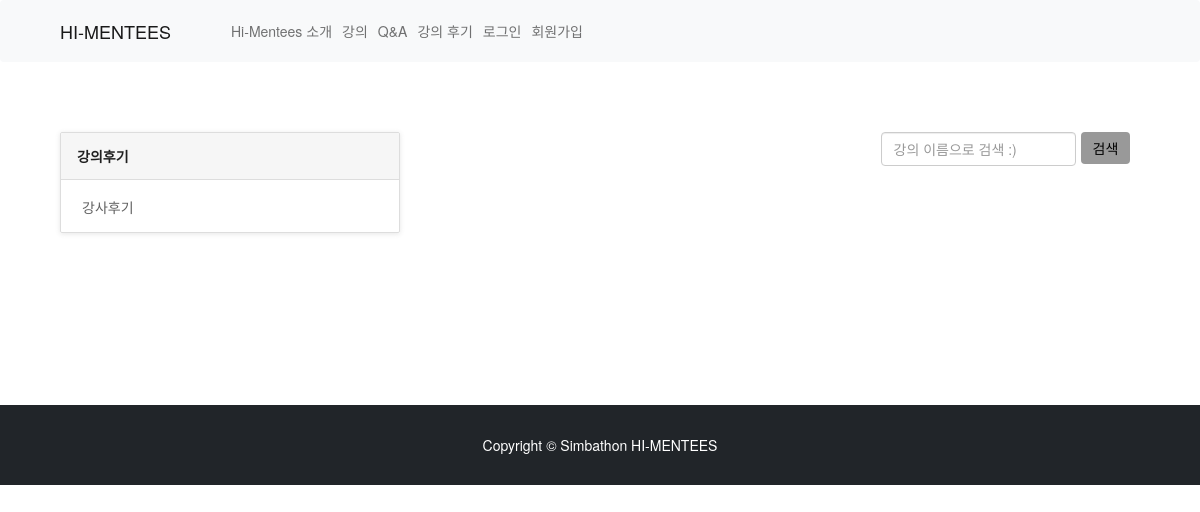
Before: /review/index/ with the older database file.
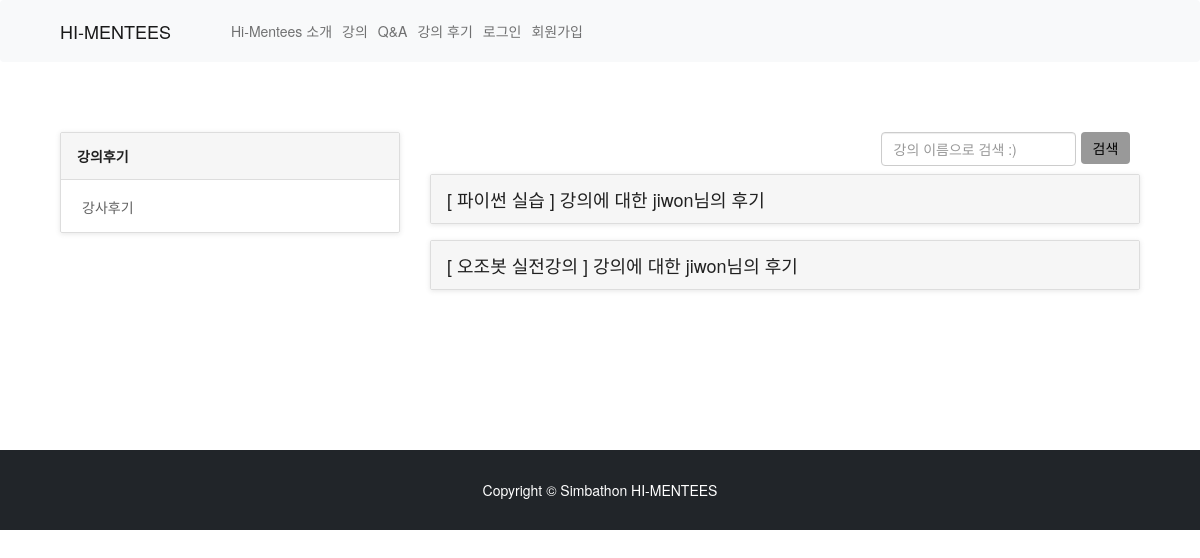
After: the same page with the newer database file.
### review/models.py (models this page shows)
class Review(models.Model):
    category_choice = (
        ('강사리뷰', '강사리뷰'),
        ('강의리뷰', '강의리뷰'),
    )
    category = models.CharField(max_length=10, choices=category_choice)
    lecture = models.ForeignKey(Lecture, on_delete=models.CASCADE, null=True, blank=True)
    teacher = models.ForeignKey(UserProfile, on_delete=models.CASCADE, null=True, blank=True)
    content = models.TextField()
    review_reg_date = models.DateTimeField(default=timezone.now, verbose_name="리뷰작성일")
    user = models.ForeignKey(settings.AUTH_USER_MODEL, on_delete=models.CASCADE, null=False, verbose_name="질문자")

### lecture/models.py (models this page shows, shortened)
class Lecture(models.Model):
    id=models.AutoField(primary_key=True)
    title=models.CharField(max_length=200)
    CATEGORY_CHOICE=(
        ('python','파이썬'),
        ('ozobot','오조봇'),
        ('entry','엔트리'),
        ('goorum','구름'),
        ('etc','기타'),
    )
    category = models.CharField(max_length=20,choices=CATEGORY_CHOICE, default="")
    body=models.TextField()
    LEVEL_CHOICE = (
    ('star1','1단계'),
    ('star2','2단계'),
    ('star3','3단계'),
    ('star4','4단계'),
    ('star5','5단계'),)
    level=models.CharField(max_length=10, choices=LEVEL_CHOICE)
    host=models.ManyToManyField(UserProfile, blank=True, related_name="host")
    app_start_date=models.DateTimeField()
    app_end_date=models.DateTimeField()
    thumbnail=models.ImageField(upload_to='images/',blank=True, null=True)
    lec_time=models.IntegerField(default=0)
    webex_address=models.CharField(max_length=50, default="#")
    schedule=models.ImageField(upload_to='images/',blank=True, null=True)
    enrol_students=models.ManyToManyField(settings.AUTH_USER_MODEL, blank=True, related_name="enrol")
    like_users=models.ManyToManyField(settings.AUTH_USER_MODEL, blank=True, related_name="like_lectures")
    SHOWMAIN_CHOICE = (
        ('인기강의', '인기강의'),
        ('일주일 내 시작될 강의', '일주일 내 시작될 강의'),)
    showmain_lecture = models.CharField(max_length=20, choices=SHOWMAIN_CHOICE, default='일주일 내 시작될 강의')
    class Meta:
        db_table='Lecture'

### review/views.py (the view)
# urls.py: path('index/', views.ReviewList.as_view(), name="index"),
class ReviewList(ListView):
    model = Review
    context_object_name = 'review_list'
    template_name = 'review/review_list.html'
    def get_context_data(self, *args, **kwargs):
        context = super().get_context_data(*args, **kwargs)
        context['teacher_review'] = Review.objects.filter(category='강사리뷰')
        context['lecture_review'] = Review.objects.filter(category='강의리뷰')
        return context

### review/templates/review/review_list.html (shortened to what this page needs)
{% extends "base.html" %}
{% load static %}
{% block content %}
<link rel='stylesheet prefetch' href='https://maxcdn.bootstrapcdn.com/bootstrap/3.3.6/css/bootstrap.min.css'>
<link rel='stylesheet prefetch' href='https://files.krve.io/f/eyespot.css'>
<link rel='stylesheet prefetch' href='https://cdn.cloudcache.dk/materialdesignicons/1.6.50/css/materialdesignicons.min.css'>
<div class="container" style="margin-top : 5em; margin-bottom : 10em;">
  <div class="col-md-4">
    <ul class="list-group help-group">
      <div class="faq-list list-group nav nav-tabs">
        <a href="#tab1" class="list-group-item active" role="tab" data-toggle="tab">
          강의후기
        </a>
        <a href="#tab2" class="list-group-item" role="tab" data-toggle="tab">
           강사후기
        </a>
      </div>
    </ul>
  </div>
  <div class="col-md-8">
    <div class="tab-content panels-faq">
      <div class="tab-pane active" id="tab1">
        <form class="row g-2" style="margin-left: 32em;" action="{% url 'review:result_lecture' %}" method='GET'>
          <div class="col-auto" align="right;">
            <input type="search" class="form-control" id="search" name='query' placeholder="강의 이름으로 검색 :)">
          </div>
          <div class="col-auto">
            <button type="submit" class="btn btn-primary mb-3" style="background-color: #999999; color: #000000; border: none;">
              검색
            </button>
          </div>
        </form>
        <div class="panel-group" id="category1">
            {% for review in lecture_review %}
              <div class="panel panel-default panel-help">
                <a href="#review{{ review.id }}" data-toggle="collapse" data-parent="#category1">
                  <div class="panel-heading">
                    <h2>[ {{ review.lecture.title }} ] 강의에 대한 {{ review.user.username }}님의 후기</h2>
                  </div>
                </a>
              </div>
            {% endfor %}
        </div>
      </div>
    </div>
  </div>
</div>
{%endblock%}

Changed rows visible on the page:
added Review: lecture "파이썬 실습", user.username "jiwon"
added Review: lecture "오조봇 실전강의", user.username "jiwon"
